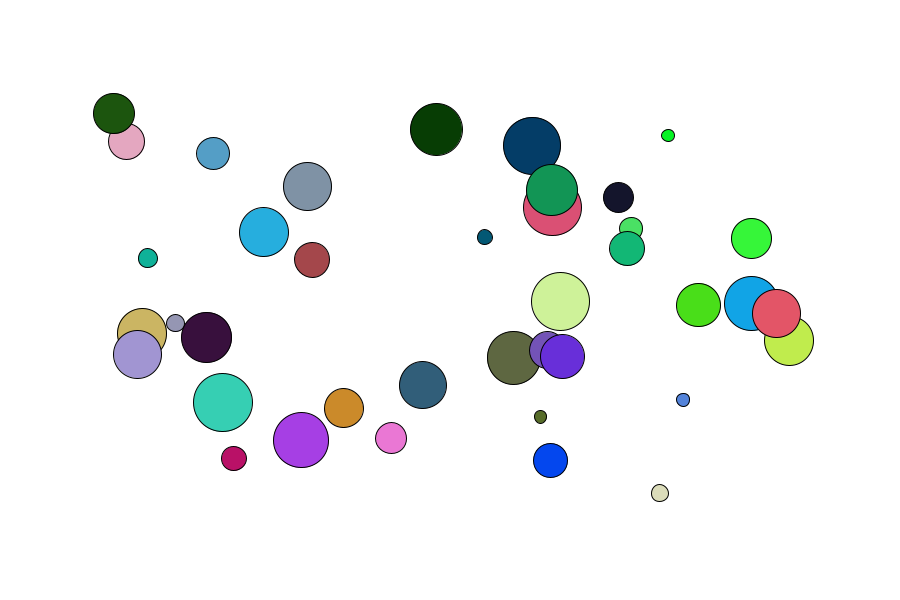
Frame 1 (no input)
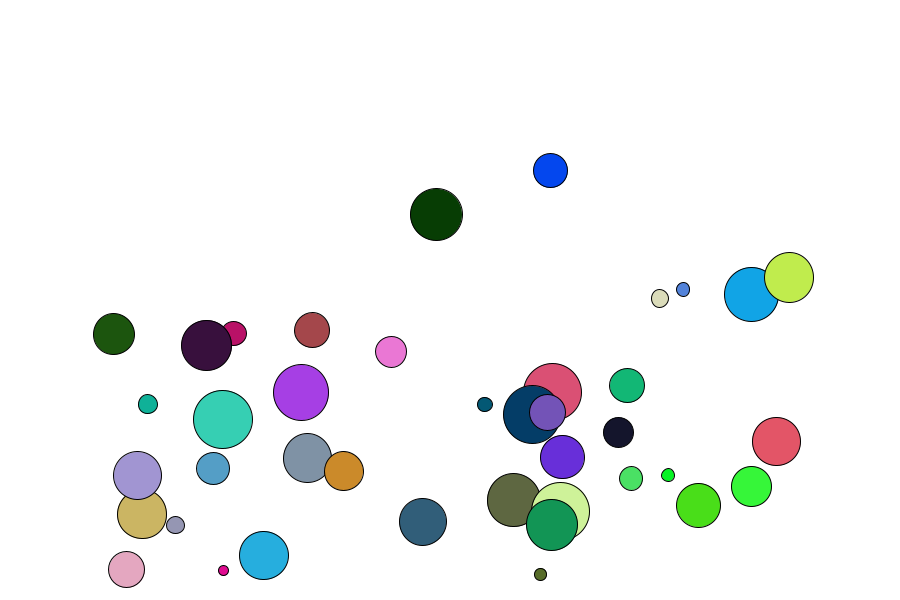
Frame 60 (the mouse pressed at the canvas centre just before this capture)
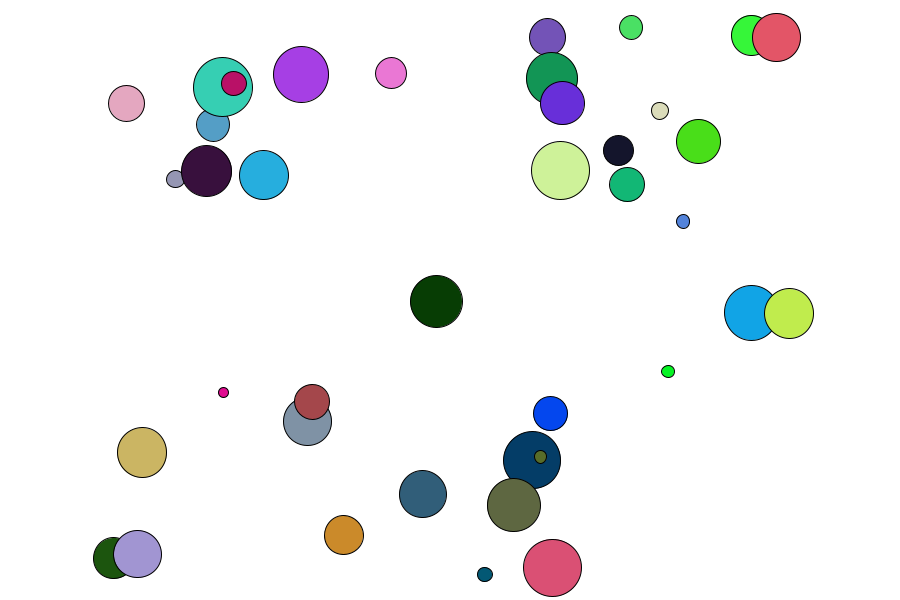
Frame 120 (the mouse held since frame 60 and released just before this capture)

The Processing sketch that drew these frames (run headless with seeded random() and noise(); from frame 60 on, the mouse is pressed at the canvas centre):

// Processing sketch: circles
// ── circles.pde
Circle[] circles = new Circle[40];

void setup(){
  size(900, 600);
  for(int i = 0; i < circles.length; i++){
    float x = random(100, width-100);
    float y = random(100, height-100);
    float size = random(10, 60);
    float velocity = random(1, 10);
    circles[i] = new Circle(x, y, velocity, size, random(0,255), random(0,255), random(0,255));
  }
}

void draw(){
  background(255);
  for(Circle c : circles){
    c.move();
    c.display();
  }
}
    //fill(random(0,255), random(0,255), random(0,255))

class Circle{
  float x, y, velocity, size, r, g, b;
  
  Circle(float xpos, float ypos, float vel, float s){
    x = xpos;
    y = ypos;
    velocity = vel;
    size = s;
    r = 0;
    g = 0;
    b = 0;
  }
  
  Circle(float xpos, float ypos, float vel, float s, float red, float green, float blue){
    x = xpos;
    y = ypos;
    velocity = vel;
    size = s;
    r = red;
    g = green;
    b = blue;
  }
  
  void display(){
    fill(this.r, this.g, this.b);
    ellipse(x, y, size, size);
  }
  
  void move(){
    y += velocity;
    if((y > (height - size/2)) || (y < size/2)){
      velocity *= -1;
    }
  }
}
